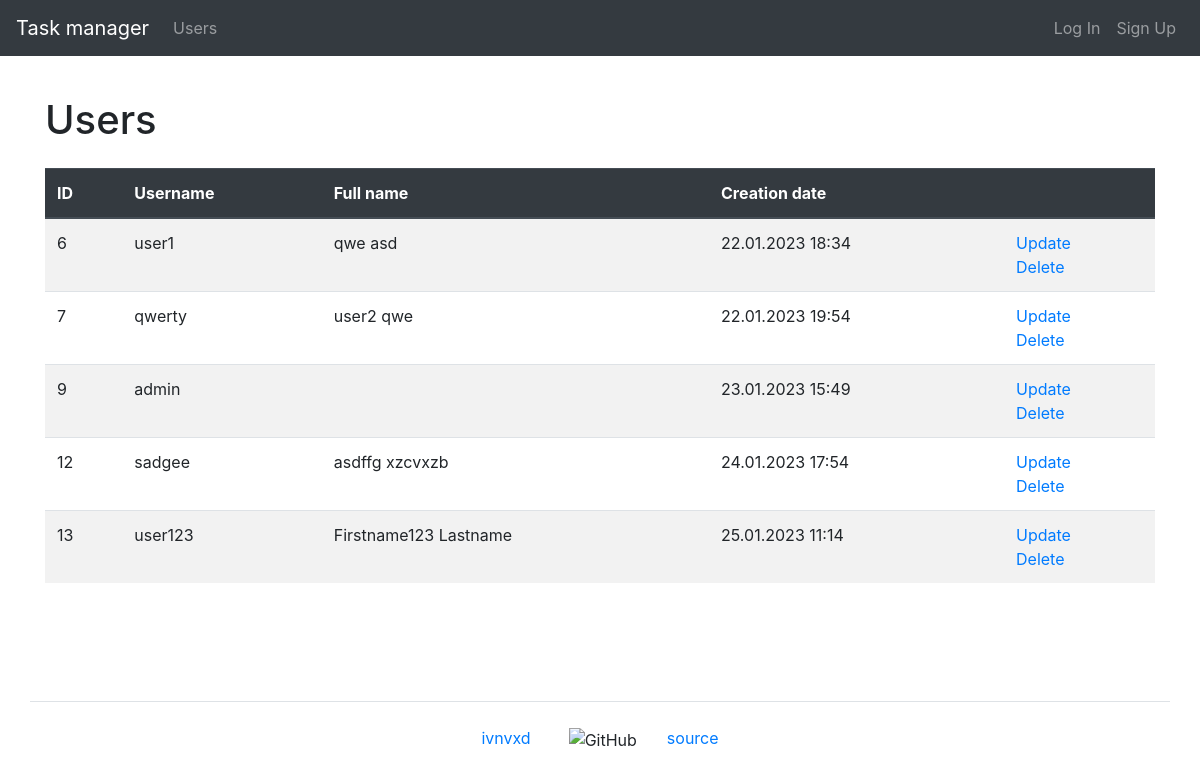
The app's page /users/, older data.
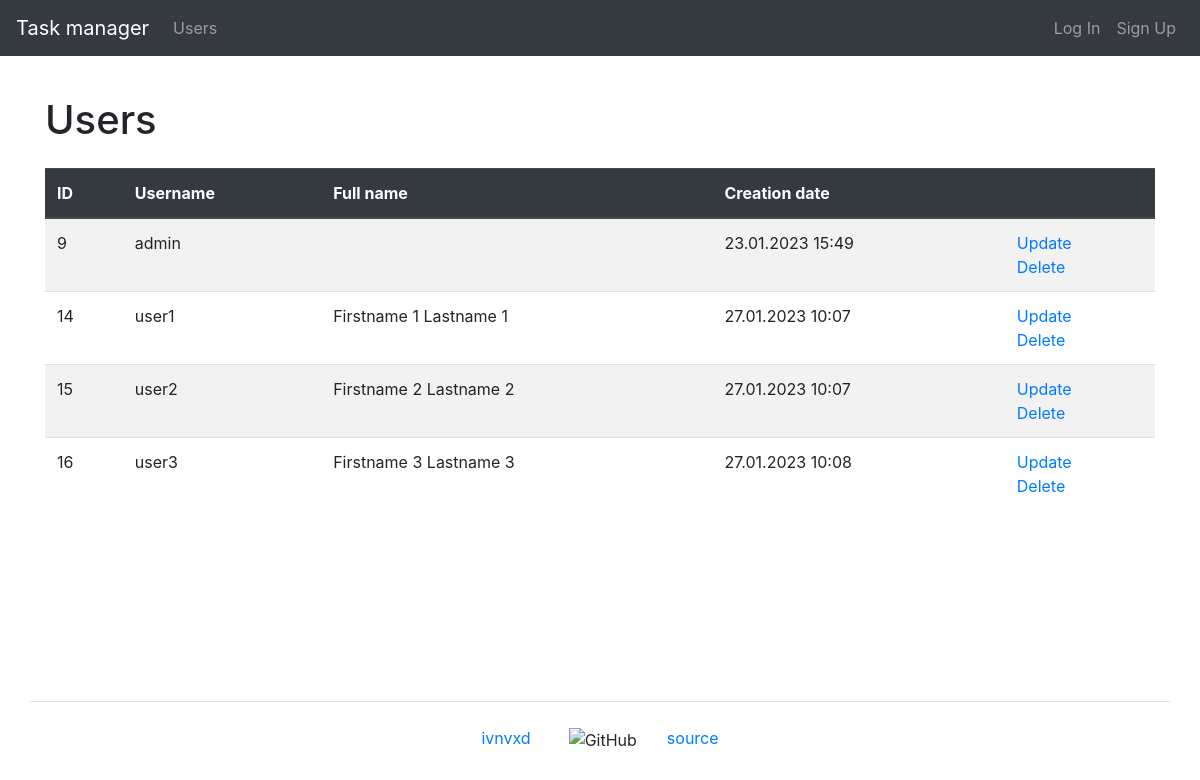
The same page, newer data.
### task_manager/users/models.py (models this page shows, shortened)
class User(AbstractUser):
    first_name = models.CharField(max_length=150)
    last_name = models.CharField(max_length=150)

### task_manager/users/views.py (the view)
# urls.py: path('', UsersListView.as_view(), name='users'),
class UsersListView(ListView):
    template_name = 'users/users.html'
    model = User
    context_object_name = 'users'
    extra_context = {
        'title': _('Users')
    }

### task_manager/templates/users/users.html (shortened to what this page needs)
{% extends "base.html" %}
{% load bootstrap4 %}
{% load i18n %}
{% block content %}
    <h1 class="my-4">{{ title }}</h1>
    <table class="table table-striped">
        <thead class="thead-dark">
            <tr>
                <th>ID</th>
                <th>{% trans 'Username' %}</th>
                <th>{% trans 'Full name' %}</th>
                <th>{% trans 'Creation date' %}</th>
                <th></th>
            </tr>
        </thead>
        <tbody>
            {% if users %}
                {% for user in users %}
                    <tr>
                        <td>{{ user.id }}</td>
                        <td>{{ user.username }}</td>
                        <td>{{ user.first_name }} {{ user.last_name }}</td>
                        <td>{{ user.date_joined|date:"d.m.Y H:i" }}</td>
                        <td>
                          <a href="{% url 'user_update' user.id %}">{% trans 'Update' %}</a>
                          <br>
                          <a href="{% url 'user_delete' user.id %}">{% trans 'Delete' %}</a>
                        </td>
                    </tr>
                {% endfor %}
            {% endif %}
        </tbody>
    </table>
{% endblock content %}

Row changes from the older to the newer data that the page shows:
removed User: id "6", username "user1", first_name "qwe", last_name "asd", date_joined "22.01.2023 18:34"
removed User: id "7", username "qwerty", first_name "user2", last_name "qwe", date_joined "22.01.2023 19:54"
removed User: id "12", username "sadgee", first_name "asdffg", last_name "xzcvxzb", date_joined "24.01.2023 17:54"
removed User: id "13", username "user123", first_name "Firstname123", last_name "Lastname", date_joined "25.01.2023 11:14"
added User: id "14", username "user1", first_name "Firstname 1", last_name "Lastname 1", date_joined "27.01.2023 10:07"
added User: id "15", username "user2", first_name "Firstname 2", last_name "Lastname 2", date_joined "27.01.2023 10:07"
added User: id "16", username "user3", first_name "Firstname 3", last_name "Lastname 3", date_joined "27.01.2023 10:08"
